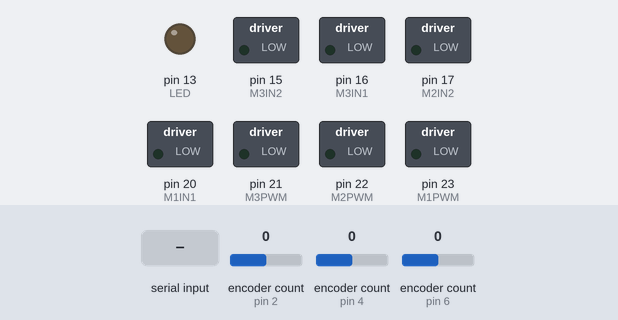
Bench run of a sketch on a simulated Arduino Mega 2560, built with avr-gcc and run on an emulated ATmega2560. Parts: switched loads named in the sketch (green lamp = pin HIGH), output pins drawn as LEDs (lit = HIGH). The test bench sets the inputs (shaded band); at power-on: encoder count (sensors on pin 2, pin 4, pin 6) 0. Pins used as bus, display or sensor lines are not drawn.

Above: at 3.2 s.
3.3 s: "i90\n" received over the second serial link
At 3.45 s:
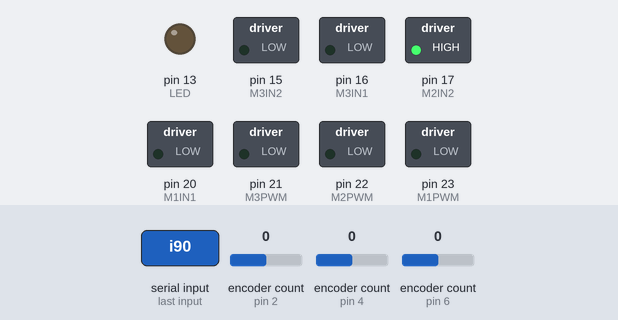
5.1 s: "r" received over the second serial link
At 6.1 s:
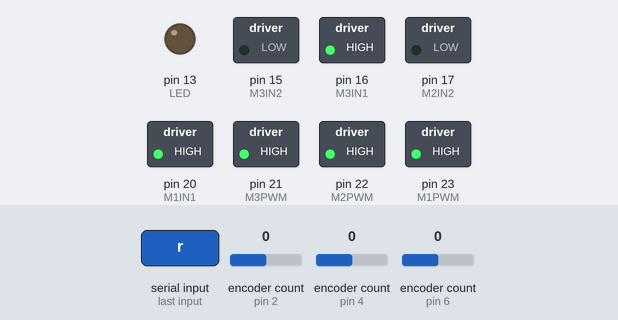
6.6 s: "a90\n" received over the second serial link
At 7.2 s:
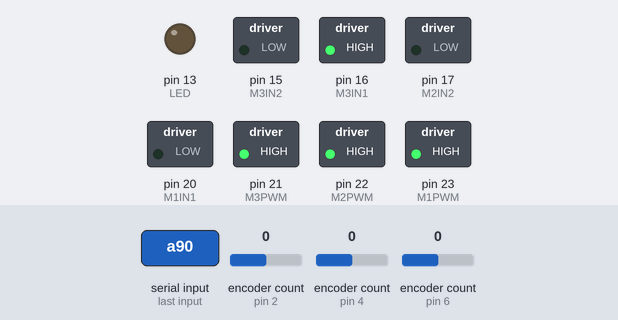
8.1 s: "a,45\n" received over the second serial link
At 8.4 s:
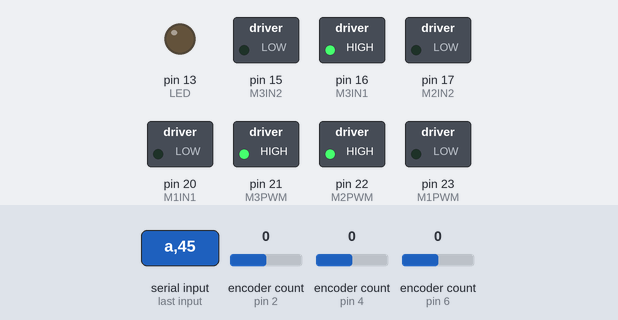
9.6 s: "b90\n" received over the second serial link
At 10.7 s:
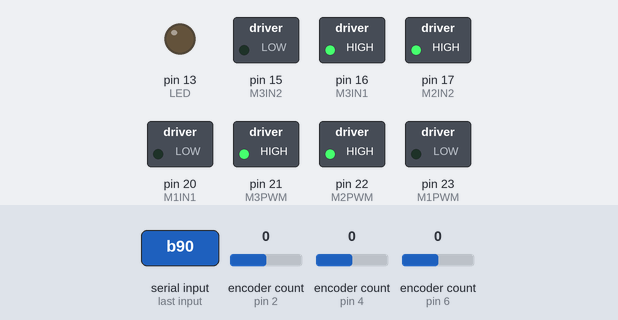
11.1 s: "b,45\n" received over the second serial link
At 11.9 s:
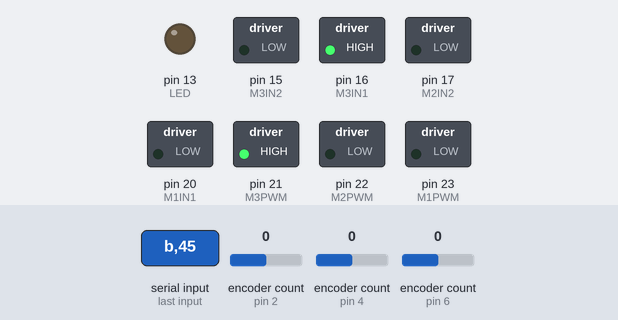
Timing chart, 0 to 13.6 s (numbered marks = the images above; inputs shaded):
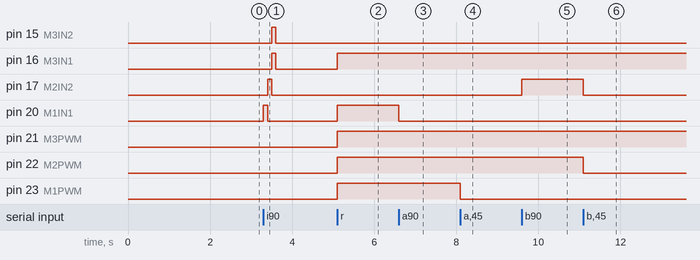

Measured:
- after the input at 3.3 s, pin 15 (M3IN2), pin 16 (M3IN1): LOW → HIGH after 0.20 s, → LOW 0.10 s later; pin 17 (M2IN2): LOW → HIGH after 0.10 s, → LOW 0.10 s later; pin 20 (M1IN1): LOW → HIGH at once, → LOW 0.10 s later
- after the input at 5.1 s, pin 16 (M3IN1), pin 20 (M1IN1), pin 21 (M3PWM), pin 22 (M2PWM), pin 23 (M1PWM): LOW → HIGH at once
- after the input at 6.6 s, pin 20 (M1IN1): HIGH → LOW at once
- after the input at 8.1 s, pin 23 (M1PWM): HIGH → LOW at once
- after the input at 9.6 s, pin 17 (M2IN2): LOW → HIGH at once
- after the input at 11.1 s, pin 17 (M2IN2), pin 22 (M2PWM): HIGH → LOW at once

The sketch:

bt_Triple_Motor_SW_test_0.ino
```cpp
#include<Encoder.h>
#include "dec.h"

#define serial Serial1
//#define serial Serial

void setup() {
  pinMode(M1IN1, OUTPUT);
  pinMode(M1IN2, OUTPUT);
  pinMode(M1PWM, OUTPUT);

  pinMode(M2IN1, OUTPUT);
  pinMode(M2IN2, OUTPUT);
  pinMode(M2PWM, OUTPUT);

  pinMode(M3IN1, OUTPUT);
  pinMode(M3IN2, OUTPUT);
  pinMode(M3PWM, OUTPUT);

  pinMode(SW1, INPUT_PULLUP);
  pinMode(SW2, INPUT_PULLUP);
  pinMode(SW3, INPUT_PULLUP);

  //pinMode(STBY, OUTPUT);
  pinMode(LED, OUTPUT);

  serial.begin(BAUDRATE);
  delay(2000);
  serial.println("Triple_Motor_test Standby");
  //digitalWrite(STBY, HIGH);
}

void loop() {

  //int SW1val = digitalRead(SW1);
  //int SW2val = digitalRead(SW2);
  //int SW3val = digitalRead(SW3);

  counter1 = E1.read();
  counter2 = E2.read();
  counter3 = E3.read();

  int m1Out = calculatePWM(targetCount1, counter1, M1IN1, M1IN2);
  int m2Out = calculatePWM(targetCount2, counter2, M2IN1, M2IN2);
  int m3Out = calculatePWM(targetCount3, counter3, M3IN1, M3IN2);

  /*if(SW1val==LOW) {
    serial.println("SW1");
    digitalWrite(M1IN1, LOW);
    digitalWrite(M1IN2, HIGH);
    analogWrite(M1PWM, 100);
    targetCount1 = 0;
    E1.write(0);
  } else {*/
    analogWrite(M1PWM, m1Out);
  /*}
  if(SW2val==LOW) {
    serial.println("SW2");
    digitalWrite(M2IN1, LOW);
    digitalWrite(M2IN2, HIGH);
    analogWrite(M2PWM, 100);
    targetCount2 = 0;
    E2.write(0);
  } else {*/
    analogWrite(M2PWM, m2Out);
  /*}
  if(SW3val==LOW) {
    serial.println("SW3");
    digitalWrite(M3IN1, LOW);
    digitalWrite(M3IN2, HIGH);
    analogWrite(M3PWM, 100);
    targetCount3 = 0;
    E3.write(0);
  } else {*/
    analogWrite(M3PWM, m3Out);
  //}

  if (serial.available() > 0){
    handleSerialEvent();
  }
}


int calculatePWM(int targetCount, int counter, int motorPin1, int motorPin2) {

  int motorErrorInCounts = targetCount - counter;

  if (abs(motorErrorInCounts) < 300) {
    digitalWrite(motorPin1, LOW);
    digitalWrite(motorPin2, LOW);
    return 0;
  }

  int motorOut = (int)(MOTOR_GAIN * motorErrorInCounts);

  if (motorOut > 0) {  // increase motor count
    digitalWrite(motorPin1, LOW);
    digitalWrite(motorPin2, HIGH);
  } else if (motorOut < -0){  // decrease motor count
    digitalWrite(motorPin1, HIGH);
    digitalWrite(motorPin2, LOW);
  }

  return constrain(abs(motorOut), MIN_MOTOR_OUT, MAX_MOTOR_OUT);
}


void handleSerialEvent() {
  char cmd = serial.read();
  switch (cmd) {
    case 'a':
      targetCount1 = fetchValue()*125;
      serial.print("Target1: ");
      serial.println(targetCount1);
      while(Serial.available() > 0) Serial.read();
      break;
    case 'b':
      targetCount2 = fetchValue()*125;
      serial.print("Target2: ");
      serial.println(targetCount2);
      while(Serial.available() > 0) Serial.read();
      break;
    case 'c':
      targetCount3 = fetchValue()*125;
      serial.print("Target3: ");
      serial.println(targetCount3);
      while(Serial.available() > 0) Serial.read();
      break;
    case 'i':
      stop1();
      stop2();
      stop3();
      while(Serial.available() > 0) Serial.read();
      break;
    case 'g':
      serial.print("a: ");serial.print(counter1);
      serial.print(" b: ");serial.print(counter2);
      serial.print(" c: ");serial.println(counter3);
      while(Serial.available() > 0) Serial.read();
      break;
    case 'r':
      targetCount1 = -22000;
      targetCount2 = -22000;
      targetCount3 = -22000;
      while(Serial.available() > 0) Serial.read();
      break;
    default:
      serial.print("ERROR: ");
      serial.print(cmd+serial.readString());
      while(Serial.available() > 0) Serial.read();
      break;
  }
}

int fetchValue() {
  int i = 0;
  char string[10];

  while (i < sizeof(string)) {
    if (serial.available()) {
      char c = serial.read();
      if ((c >= '0' && c <= '9') || c == '-') {
        string[i] = c;
        i++;
      } else {
        string[i] = '\0';
        break;
      }
    }
  }
  return atoi(string);
}

void stop1(){
  serial.println("stop1");
  digitalWrite(M1IN1, HIGH);
  digitalWrite(M1IN2, HIGH);
  analogWrite(M1PWM, 0);
  delay(100);
  digitalWrite(M1IN1, LOW);
  digitalWrite(M1IN2, LOW);
  E1.write(0);
  targetCount1=0;
}

void stop2(){
  serial.println("stop2");
  digitalWrite(M2IN1, HIGH);
  digitalWrite(M2IN2, HIGH);
  analogWrite(M2PWM, 0);
  delay(100);
  digitalWrite(M2IN1, LOW);
  digitalWrite(M2IN2, LOW);
  E2.write(0);
  targetCount2=0;
}

void stop3(){
  serial.println("stop3");
  digitalWrite(M3IN1, HIGH);
  digitalWrite(M3IN2, HIGH);
  analogWrite(M3PWM, 0);
  delay(100);
  digitalWrite(M3IN1, LOW);
  digitalWrite(M3IN2, LOW);
  E3.write(0);
  targetCount3=0;
}
```

dec.h
```cpp
#ifndef _DEC_H
#define _DEC_H


const long BAUDRATE = 115200;

const int MAX_MOTOR_OUT = 255;
const int MIN_MOTOR_OUT = 100;
const float MOTOR_GAIN = 0.8;

const int E1A = 2;
const int E1B = 3;
const int M1IN2 = 19;
const int M1IN1 = 20;
const int M1PWM = 23;
Encoder E1(E1A, E1B);
volatile long counter1 = 0;
volatile long prevCounter1 = 0;
volatile long targetCount1 = 0;

const int E2A = 4;
const int E2B = 5;
const int M2IN2 = 17;
const int M2IN1 = 18;
const int M2PWM = 22;
Encoder E2(E2A, E2B);
volatile long counter2 = 0;
volatile long prevCounter2 = 0;
volatile long targetCount2 = 0;

const int E3A = 6;
const int E3B = 7;
const int M3IN2 = 15;
const int M3IN1 = 16;
const int M3PWM = 21;
Encoder E3(E3A, E3B);
volatile long counter3 = 0;
volatile long prevCounter3 = 0;
volatile long targetCount3 = 0;

//const int STBY = 2;

const int LED = 13;
const int SW1 = 8;
const int SW2 = 9;
const int SW3 = 10;

volatile bool isMoving1 = false;
volatile bool isMoving2 = false;
volatile bool isMoving3 = false;

#endif
```
